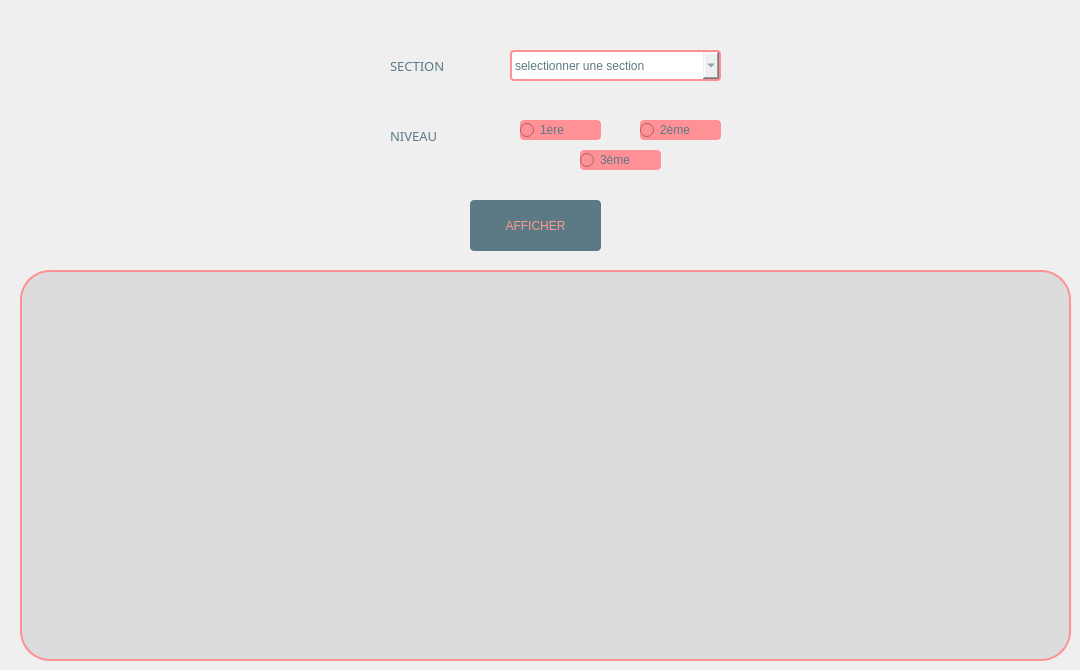
         <widget class="QWidget" name="tab_24">
          <attribute name="title">
           <string>Recherche par section et niveau</string>
          </attribute>
          <widget class="QLabel" name="label_25">
           <property name="geometry">
            <rect>
             <x>390</x>
             <y>20</y>
             <width>231</width>
             <height>91</height>
            </rect>
           </property>
           <property name="font">
            <font>
             <family>Segoe UI Black</family>
             <pointsize>10</pointsize>
             <weight>10</weight>
             <italic>false</italic>
             <bold>false</bold>
            </font>
           </property>
           <property name="styleSheet">
            <string notr="true">color: rgb(92, 121, 134);</string>
           </property>
           <property name="text">
            <string>SECTION</string>
           </property>
          </widget>
          <widget class="QLabel" name="label_26">
           <property name="geometry">
            <rect>
             <x>390</x>
             <y>90</y>
             <width>231</width>
             <height>91</height>
            </rect>
           </property>
           <property name="font">
            <font>
             <family>Segoe UI Black</family>
             <pointsize>10</pointsize>
             <weight>10</weight>
             <italic>false</italic>
             <bold>false</bold>
            </font>
           </property>
           <property name="styleSheet">
            <string notr="true">color: rgb(92, 121, 134);</string>
           </property>
           <property name="text">
            <string>NIVEAU</string>
           </property>
          </widget>
          <widget class="QPushButton" name="afficher5">
           <property name="geometry">
            <rect>
             <x>470</x>
             <y>200</y>
             <width>131</width>
             <height>51</height>
            </rect>
           </property>
           <property name="styleSheet">
            <string notr="true">color: rgb(67, 87, 97);
selection-color: rgb(255, 255, 255);
selection-color: rgb(85, 170, 255);
selection-color: rgb(255, 114, 94);
selection-background-color: rgb(158, 109, 96);
selection-color: qlineargradient(spread:pad, x1:0, y1:0, x2:1, y2:0, stop:0 rgba(0, 0, 0, 255), stop:1 rgba(255, 255, 255, 255));
color: qlineargradient(spread:pad, x1:0, y1:0, x2:1, y2:0, stop:0 rgba(0, 0, 0, 255), stop:1 rgba(255, 255, 255, 255));
border-bottom-color: rgb(157, 109, 96);
alternate-background-color: rgb(156, 107, 94);
color: rgb(255, 156, 142);
background-color: rgb(255, 156, 142);
border-radius: 4px;
font: 87 12pt &quot;Segoe UI Black&quot;;
background-color: rgb(92, 121, 134);</string>
           </property>
           <property name="text">
            <string>AFFICHER</string>
           </property>
          </widget>
          <widget class="QLabel" name="label_50">
           <property name="geometry">
            <rect>
             <x>20</x>
             <y>270</y>
             <width>1051</width>
             <height>391</height>
            </rect>
           </property>
           <property name="styleSheet">
            <string notr="true">background-color:rgba(0,0, 0, 20);
font: 87 10pt &quot;Segoe UI Black&quot;;
color: rgb(92, 121, 134);
border-radius: 30px;
border: 2px solid rgb(255, 145, 150);</string>
           </property>
           <property name="text">
            <string/>
           </property>
          </widget>
          <widget class="QLabel" name="erreurni_12">
           <property name="geometry">
            <rect>
             <x>510</x>
             <y>80</y>
             <width>271</width>
             <height>16</height>
            </rect>
           </property>
           <property name="styleSheet">
            <string notr="true">color: rgb(255, 156, 142);
font: 87 9pt &quot;Segoe UI Black&quot;;
</string>
           </property>
           <property name="text">
            <string/>
           </property>
          </widget>
          <widget class="QLabel" name="erreurni_13">
           <property name="geometry">
            <rect>
             <x>510</x>
             <y>170</y>
             <width>251</width>
             <height>16</height>
            </rect>
           </property>
           <property name="autoFillBackground">
            <bool>false</bool>
           </property>
           <property name="styleSheet">
            <string notr="true">color: rgb(255, 156, 142);
font: 87 9pt &quot;Segoe UI Black&quot;;
</string>
           </property>
           <property name="text">
            <string/>
           </property>
          </widget>
          <widget class="QComboBox" name="section_3">
           <property name="geometry">
            <rect>
             <x>510</x>
             <y>50</y>
             <width>211</width>
             <height>31</height>
            </rect>
           </property>
           <property name="styleSheet">
            <string notr="true">color: rgb(92, 121, 134);
font: 10pt &quot;Tw Cen MT Condensed Extra Bold&quot;;
border: 2px solid rgb(255, 145, 150);
border-radius: 4px;</string>
           </property>
           <item>
            <property name="text">
             <string>selectionner une section</string>
            </property>
           </item>
           <item>
            <property name="text">
             <string>CPI</string>
            </property>
           </item>
           <item>
            <property name="text">
             <string>LI</string>
            </property>
           </item>
           <item>
            <property name="text">
             <string>TIC</string>
            </property>
           </item>
           <item>
            <property name="text">
             <string>EEA</string>
            </property>
           </item>
           <item>
            <property name="text">
             <string>MA</string>
            </property>
           </item>
          </widget>
          <widget class="QRadioButton" name="deuxieme_5">
           <property name="geometry">
            <rect>
             <x>640</x>
             <y>120</y>
             <width>81</width>
             <height>20</height>
            </rect>
           </property>
           <property name="styleSheet">
            <string notr="true">color: rgb(92, 121, 134);
font: 10pt &quot;Tw Cen MT Condensed Extra Bold&quot;;
background-color: rgb(255, 145, 150);
border-radius: 4px;</string>
           </property>
           <property name="text">
            <string>2ème</string>
           </property>
          </widget>
          <widget class="QRadioButton" name="troisieme_5">
           <property name="geometry">
            <rect>
             <x>580</x>
             <y>150</y>
             <width>81</width>
             <height>20</height>
            </rect>
           </property>
           <property name="styleSheet">
            <string notr="true">color: rgb(92, 121, 134);
font: 10pt &quot;Tw Cen MT Condensed Extra Bold&quot;;
background-color: rgb(255, 145, 150);
border-radius: 4px;</string>
           </property>
           <property name="text">
            <string>3ème</string>
           </property>
          </widget>
          <widget class="QRadioButton" name="premiere_5">
           <property name="geometry">
            <rect>
             <x>520</x>
             <y>120</y>
             <width>81</width>
             <height>20</height>
            </rect>
           </property>
           <property name="styleSheet">
            <string notr="true">color: rgb(92, 121, 134);
font: 10pt &quot;Tw Cen MT Condensed Extra Bold&quot;;
background-color: rgb(255, 145, 150);
border-radius: 4px;</string>
           </property>
           <property name="text">
            <string>1ère</string>
           </property>
          </widget>
         </widget>
